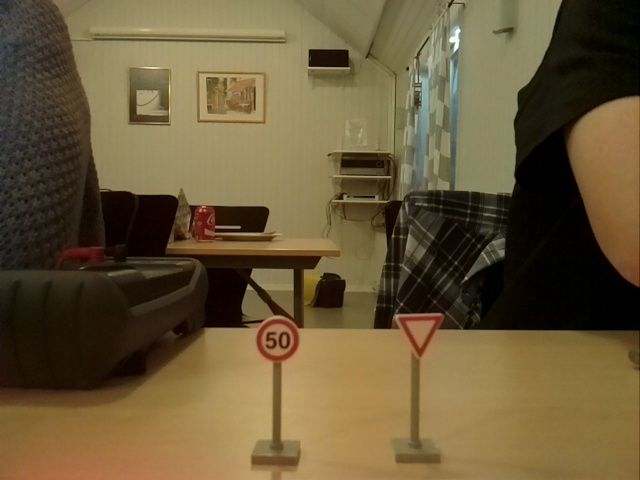
#> input picture Vision/signtest1.jpg, 640 x 480 px
$ python -i LaserFinder.py   (imports and definitions only)   (older library calls are emulated)
#> lines starting #> are read from the running program, lines starting #| are printed output that depends on the picture
#> further down, picture is the input picture: shape (480, 640, 3); mean B, G, R 56.5, 88.5, 105.1
__author__ = 'teddycool'

import cv2
import numpy as np

class LaserFinder(object):

    def __init__(self):
        self._point = (100,100)


    def initialize(self):
        self._laserLower = np.array([230, 220, 230], dtype = "uint8")
        self._laserUpper = np.array([255, 250, 255], dtype = "uint8")

    def update(self, frame):
        gray = cv2.cvtColor(frame, cv2.COLOR_BGR2GRAY)
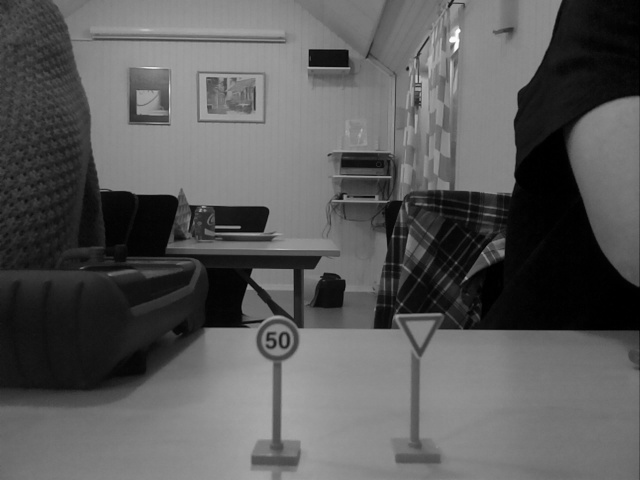
#> gray: shape (480, 640); min 0, max 253, mean 89.8
        img = cv2.medianBlur(gray,5)
        circles = cv2.HoughCircles(img,cv2.cv.CV_HOUGH_GRADIENT,1,20, param1=50,param2=30,minRadius=2,maxRadius=30)
#> circles = [[277.5, 339.5, 21], [428.5, 218.5, 16.1], [241.5, 93.5, 14.9]]
#> (the run stopped early here; a loop or call above may not have finished)
